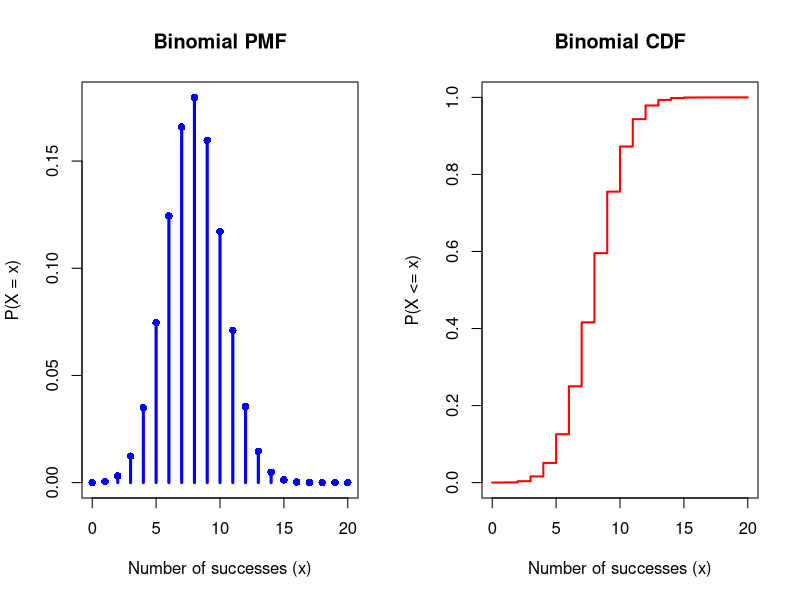

Generate this figure with R:
# Parameters of the binomial distribution
n <- 20
p <- 0.4

# Possible numbers of successes
x <- 0:n

# Probability Mass Function (PMF)
pmf <- dbinom(x, size = n, prob = p)

# Cumulative Distribution Function (CDF)
cdf <- pbinom(x, size = n, prob = p)

# Display the probability table
result <- data.frame(
  x = x,
  PMF = pmf,
  CDF = cdf
)
print(result)

# Draw both graphs side by side
par(mfrow = c(1, 2))

# Graph 1: PMF
plot(x, pmf,
     type = "h",
     lwd = 3,
     col = "blue",
     main = "Binomial PMF",
     xlab = "Number of successes (x)",
     ylab = "P(X = x)")
points(x, pmf, pch = 16, col = "blue")

# Graph 2: CDF
plot(x, cdf,
     type = "s",
     lwd = 2,
     col = "red",
     main = "Binomial CDF",
     xlab = "Number of successes (x)",
     ylab = "P(X <= x)",
     ylim = c(0, 1))
